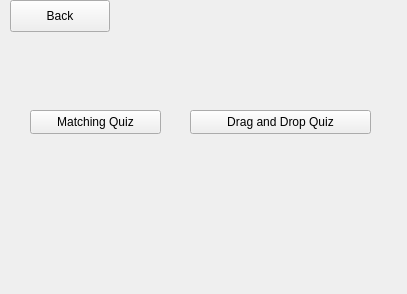
<?xml version="1.0" encoding="UTF-8"?>
<ui version="4.0">
 <class>QuizzingHomeWidget</class>
 <widget class="QWidget" name="QuizzingHomeWidget">
  <property name="geometry">
   <rect>
    <x>0</x>
    <y>0</y>
    <width>407</width>
    <height>294</height>
   </rect>
  </property>
  <property name="windowTitle">
   <string>Form</string>
  </property>
  <widget class="QPushButton" name="matchingButton">
   <property name="geometry">
    <rect>
     <x>30</x>
     <y>110</y>
     <width>131</width>
     <height>24</height>
    </rect>
   </property>
   <property name="text">
    <string>Matching Quiz</string>
   </property>
  </widget>
  <widget class="QPushButton" name="dragDropButton">
   <property name="geometry">
    <rect>
     <x>190</x>
     <y>110</y>
     <width>181</width>
     <height>24</height>
    </rect>
   </property>
   <property name="text">
    <string>Drag and Drop Quiz</string>
   </property>
  </widget>
  <widget class="QPushButton" name="backToStartButton">
   <property name="geometry">
    <rect>
     <x>10</x>
     <y>0</y>
     <width>100</width>
     <height>32</height>
    </rect>
   </property>
   <property name="text">
    <string>Back</string>
   </property>
  </widget>
 </widget>
 <resources/>
 <connections/>
</ui>
